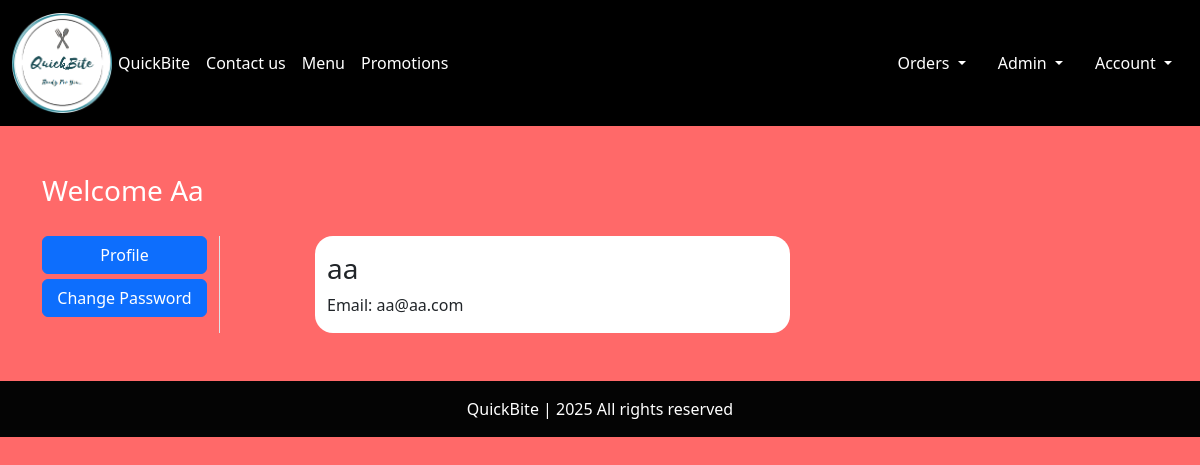
The page /profile/2 (signed in) on the database its author committed.
### website/models.py (models this page shows, shortened)
class Customer (db.Model, UserMixin):
    id = db.Column(db.Integer, primary_key=True)
    email = db.Column(db.String(100), unique=True)
    username = db.Column(db.String(100))
    password_hash = db.Column(db.String(150))
    date_joined = db.Column(db.DateTime(), default=datetime.utcnow)
    cart_items = db.relationship('Cart', backref=db.backref('customer', lazy=True))
    orders = db.relationship('Order', backref=db.backref('customer', lazy=True))
    @property
    def password(self):
        raise AttributeError('password is not a readable attribute')

### website/auth.py (the view)
@auth.route('/profile/<int:customer_id>')
@login_required
def profile(customer_id):
    customer = Customer.query.get(customer_id)
    return render_template('profile.html', customer=customer)

### website/templates/profile.html (shortened to what this page needs)
{% extends 'base.html' %}
{% block body %}
<div class="container my-5">
    <div class="row">
        <h3 style="color: white;">Welcome <span class="text-capitalize">{{ customer.username }}</span></h3>
        <div class="col-sm-2 border-end" style="margin-top: 20px;">
            <ul class="list-unstyled">
                <li class="d-grid"><a href="#" class="btn btn-primary">Profile</a></li>
                <li class="d-grid"><a href="/change-password/{{ customer.id }}" class="btn btn-primary" style="margin-top: 5px;">Change Password</a></li>
            </ul>
        </div>
        <div class="col-sm-5 offset-sm-1" style="background-color: white; border-radius: 18px; margin-top: 20px;">
            <div class="row">
                <div class="col-sm-8">
                    <h3>{{ customer.username }}</h3>
                        <p>Email: {{ customer.email }}</p>
                </div>
            </div>
        </div>
    </div>
</div>
{% endblock %}

### rows shown on the page
Customer: username "Aa", username "aa", email "aa@aa.com"
